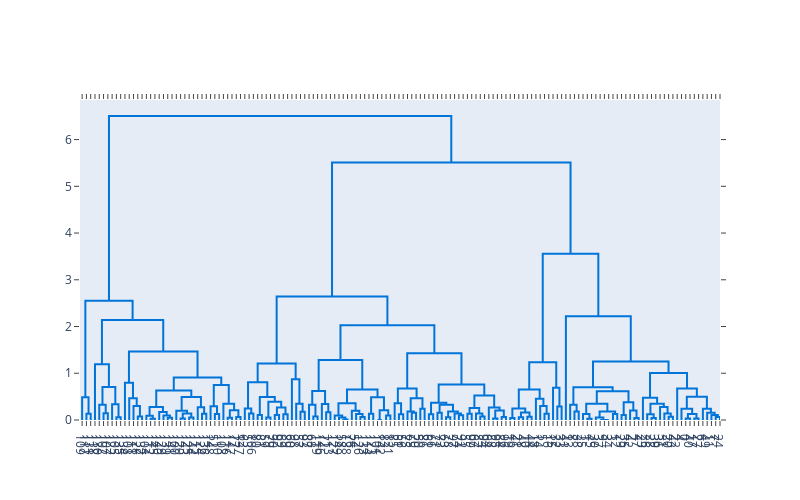

Here is the notebook cell this chart was saved with:
### Code cell
# Create the dendrogram
fig = ff.create_dendrogram(df_iris_pca, color_threshold=0)
fig.update_layout(width=800, height=500)
fig.show()

### Figure 1 — Plotly figure (JSON) as saved in the notebook; plotly's stock layout.template omitted (floating-point values rounded to 4 significant figures; data arrays with more than 128 entries replaced by an {"elided": "..."} marker saying what was removed)
{"data": [{"hoverinfo": "text", "marker": {"color": "rgb(0,116,217)"}, "mode": "lines", "type": "scatter", "x": [15, 15, 25, 25], "xaxis": "x", "y": [0, 0.1347, 0.1347, 0], "yaxis": "y"}, {"hoverinfo": "text", "marker": {"color": "rgb(0,116,217)"}, "mode": "lines", "type": "scatter", "x": [5, 5, 20, 20], "xaxis": "x", "y": [0, 0.4887, 0.4887, 0.1347], "yaxis": "y"}, {"hoverinfo": "text", "marker": {"color": "rgb(0,116,217)"}, "mode": "lines", "type": "scatter", "x": [55, 55, 65, 65], "xaxis": "x", "y": [0, 0.1454, 0.1454, 0], "yaxis": "y"}, {"hoverinfo": "text", "marker": {"color": "rgb(0,116,217)"}, "mode": "lines", "type": "scatter", "x": [45, 45, 60, 60], "xaxis": "x", "y": [0, 0.3248, 0.3248, 0.1454], "yaxis": "y"}, {"hoverinfo": "text", "marker": {"color": "rgb(0,116,217)"}, "mode": "lines", "type": "scatter", "x": [85, 85, 95, 95], "xaxis": "x", "y": [0, 0.05995, 0.05995, 0], "yaxis": "y"}, {"hoverinfo": "text", "marker": {"color": "rgb(0,116,217)"}, "mode": "lines", "type": "scatter", "x": [75, 75, 90, 90], "xaxis": "x", "y": [0, 0.3345, 0.3345, 0.05995], "yaxis": "y"}, {"hoverinfo": "text", "marker": {"color": "rgb(0,116,217)"}, "mode": "lines", "type": "scatter", "x": [52.5, 52.5, 82.5, 82.5], "xaxis": "x", "y": [0.3248, 0.7068, 0.7068, 0.3345], "yaxis": "y"}, {"hoverinfo": "text", "marker": {"color": "rgb(0,116,217)"}, "mode": "lines", "type": "scatter", "x": [35, 35, 67.5, 67.5], "xaxis": "x", "y": [0, 1.195, 1.195, 0.7068], "yaxis": "y"}, {"hoverinfo": "text", "marker": {"color": "rgb(0,116,217)"}, "mode": "lines", "type": "scatter", "x": [135, 135, 145, 145], "xaxis": "x", "y": [0, 0.07384, 0.07384, 0], "yaxis": "y"}, {"hoverinfo": "text", "marker": {"color": "rgb(0,116,217)"}, "mode": "lines", "type": "scatter", "x": [125, 125, 140, 140], "xaxis": "x", "y": [0, 0.2975, 0.2975, 0.07384], "yaxis": "y"}, {"hoverinfo": "text", "marker": {"color": "rgb(0,116,217)"}, "mode": "lines", "type": "scatter", "x": [115, 115, 132.5, 132.5], "xaxis": "x", "y": [0, 0.4659, 0.4659, 0.2975], "yaxis": "y"}, {"hoverinfo": "text", "marker": {"color": "rgb(0,116,217)"}, "mode": "lines", "type": "scatter", "x": [105, 105, 123.8, 123.8], "xaxis": "x", "y": [0, 0.7987, 0.7987, 0.4659], "yaxis": "y"}, {"hoverinfo": "text", "marker": {"color": "rgb(0,116,217)"}, "mode": "lines", "type": "scatter", "x": [165, 165, 175, 175], "xaxis": "x", "y": [0, 0.02407, 0.02407, 0], "yaxis": "y"}, {"hoverinfo": "text", "marker": {"color": "rgb(0,116,217)"}, "mode": "lines", "type": "scatter", "x": [155, 155, 170, 170], "xaxis": "x", "y": [0, 0.08827, 0.08827, 0.02407], "yaxis": "y"}, {"hoverinfo": "text", "marker": {"color": "rgb(0,116,217)"}, "mode": "lines", "type": "scatter", "x": [205, 205, 215, 215], "xaxis": "x", "y": [0, 0.04972, 0.04972, 0], "yaxis": "y"}, {"hoverinfo": "text", "marker": {"color": "rgb(0,116,217)"}, "mode": "lines", "type": "scatter", "x": [195, 195, 210, 210], "xaxis": "x", "y": [0, 0.0967, 0.0967, 0.04972], "yaxis": "y"}, {"hoverinfo": "text", "marker": {"color": "rgb(0,116,217)"}, "mode": "lines", "type": "scatter", "x": [185, 185, 202.5, 202.5], "xaxis": "x", "y": [0, 0.1716, 0.1716, 0.0967], "yaxis": "y"}, {"hoverinfo": "text", "marker": {"color": "rgb(0,116,217)"}, "mode": "lines", "type": "scatter", "x": [162.5, 162.5, 193.8, 193.8], "xaxis": "x", "y": [0.08827, 0.2779, 0.2779, 0.1716], "yaxis": "y"}, {"hoverinfo": "text", "marker": {"color": "rgb(0,116,217)"}, "mode": "lines", "type": "scatter", "x": [235, 235, 245, 245], "xaxis": "x", "y": [0, 0.03131, 0.03131, 0], "yaxis": "y"}, {"hoverinfo": "text", "marker": {"color": "rgb(0,116,217)"}, "mode": "lines", "type": "scatter", "x": [255, 255, 265, 265], "xaxis": "x", "y": [0, 0.05102, 0.05102, 0], "yaxis": "y"}, {"hoverinfo": "text", "marker": {"color": "rgb(0,116,217)"}, "mode": "lines", "type": "scatter", "x": [240, 240, 260, 260], "xaxis": "x", "y": [0.03131, 0.1376, 0.1376, 0.05102], "yaxis": "y"}, {"hoverinfo": "text", "marker": {"color": "rgb(0,116,217)"}, "mode": "lines", "type": "scatter", "x": [225, 225, 250, 250], "xaxis": "x", "y": [0, 0.1953, 0.1953, 0.1376], "yaxis": "y"}, {"hoverinfo": "text", "marker": {"color": "rgb(0,116,217)"}, "mode": "lines", "type": "scatter", "x": [285, 285, 295, 295], "xaxis": "x", "y": [0, 0.1328, 0.1328, 0], "yaxis": "y"}, {"hoverinfo": "text", "marker": {"color": "rgb(0,116,217)"}, "mode": "lines", "type": "scatter", "x": [275, 275, 290, 290], "xaxis": "x", "y": [0, 0.2734, 0.2734, 0.1328], "yaxis": "y"}, {"hoverinfo": "text", "marker": {"color": "rgb(0,116,217)"}, "mode": "lines", "type": "scatter", "x": [237.5, 237.5, 282.5, 282.5], "xaxis": "x", "y": [0.1953, 0.4945, 0.4945, 0.2734], "yaxis": "y"}, {"hoverinfo": "text", "marker": {"color": "rgb(0,116,217)"}, "mode": "lines", "type": "scatter", "x": [178.1, 178.1, 260, 260], "xaxis": "x", "y": [0.2779, 0.6333, 0.6333, 0.4945], "yaxis": "y"}, {"hoverinfo": "text", "marker": {"color": "rgb(0,116,217)"}, "mode": "lines", "type": "scatter", "x": [315, 315, 325, 325], "xaxis": "x", "y": [0, 0.1297, 0.1297, 0], "yaxis": "y"}, {"hoverinfo": "text", "marker": {"color": "rgb(0,116,217)"}, "mode": "lines", "type": "scatter", "x": [305, 305, 320, 320], "xaxis": "x", "y": [0, 0.2932, 0.2932, 0.1297], "yaxis": "y"}, {"hoverinfo": "text", "marker": {"color": "rgb(0,116,217)"}, "mode": "lines", "type": "scatter", "x": [345, 345, 355, 355], "xaxis": "x", "y": [0, 0.04972, 0.04972, 0], "yaxis": "y"}, {"hoverinfo": "text", "marker": {"color": "rgb(0,116,217)"}, "mode": "lines", "type": "scatter", "x": [365, 365, 375, 375], "xaxis": "x", "y": [0, 0.06303, 0.06303, 0], "yaxis": "y"}, {"hoverinfo": "text", "marker": {"color": "rgb(0,116,217)"}, "mode": "lines", "type": "scatter", "x": [350, 350, 370, 370], "xaxis": "x", "y": [0.04972, 0.2105, 0.2105, 0.06303], "yaxis": "y"}, {"hoverinfo": "text", "marker": {"color": "rgb(0,116,217)"}, "mode": "lines", "type": "scatter", "x": [335, 335, 360, 360], "xaxis": "x", "y": [0, 0.3479, 0.3479, 0.2105], "yaxis": "y"}, {"hoverinfo": "text", "marker": {"color": "rgb(0,116,217)"}, "mode": "lines", "type": "scatter", "x": [312.5, 312.5, 347.5, 347.5], "xaxis": "x", "y": [0.2932, 0.7469, 0.7469, 0.3479], "yaxis": "y"}, {"hoverinfo": "text", "marker": {"color": "rgb(0,116,217)"}, "mode": "lines", "type": "scatter", "x": [219.1, 219.1, 330, 330], "xaxis": "x", "y": [0.6333, 0.908, 0.908, 0.7469], "yaxis": "y"}, {"hoverinfo": "text", "marker": {"color": "rgb(0,116,217)"}, "mode": "lines", "type": "scatter", "x": [114.4, 114.4, 274.5, 274.5], "xaxis": "x", "y": [0.7987, 1.465, 1.465, 0.908], "yaxis": "y"}, {"hoverinfo": "text", "marker": {"color": "rgb(0,116,217)"}, "mode": "lines", "type": "scatter", "x": [51.25, 51.25, 194.5, 194.5], "xaxis": "x", "y": [1.195, 2.14, 2.14, 1.465], "yaxis": "y"}, {"hoverinfo": "text", "marker": {"color": "rgb(0,116,217)"}, "mode": "lines", "type": "scatter", "x": [12.5, 12.5, 122.9, 122.9], "xaxis": "x", "y": [0.4887, 2.553, 2.553, 2.14], "yaxis": "y"}, {"hoverinfo": "text", "marker": {"color": "rgb(0,116,217)"}, "mode": "lines", "type": "scatter", "x": [395, 395, 405, 405], "xaxis": "x", "y": [0, 0.1408, 0.1408, 0], "yaxis": "y"}, {"hoverinfo": "text", "marker": {"color": "rgb(0,116,217)"}, "mode": "lines", "type": "scatter", "x": [385, 385, 400, 400], "xaxis": "x", "y": [0, 0.2474, 0.2474, 0.1408], "yaxis": "y"}, {"hoverinfo": "text", "marker": {"color": "rgb(0,116,217)"}, "mode": "lines", "type": "scatter", "x": [415, 415, 425, 425], "xaxis": "x", "y": [0, 0.1067, 0.1067, 0], "yaxis": "y"}, {"hoverinfo": "text", "marker": {"color": "rgb(0,116,217)"}, "mode": "lines", "type": "scatter", "x": [435, 435, 445, 445], "xaxis": "x", "y": [0, 0.05277, 0.05277, 0], "yaxis": "y"}, {"hoverinfo": "text", "marker": {"color": "rgb(0,116,217)"}, "mode": "lines", "type": "scatter", "x": [455, 455, 465, 465], "xaxis": "x", "y": [0, 0.1058, 0.1058, 0], "yaxis": "y"}, {"hoverinfo": "text", "marker": {"color": "rgb(0,116,217)"}, "mode": "lines", "type": "scatter", "x": [475, 475, 485, 485], "xaxis": "x", "y": [0, 0.1212, 0.1212, 0], "yaxis": "y"}, {"hoverinfo": "text", "marker": {"color": "rgb(0,116,217)"}, "mode": "lines", "type": "scatter", "x": [460, 460, 480, 480], "xaxis": "x", "y": [0.1058, 0.2666, 0.2666, 0.1212], "yaxis": "y"}, {"hoverinfo": "text", "marker": {"color": "rgb(0,116,217)"}, "mode": "lines", "type": "scatter", "x": [440, 440, 470, 470], "xaxis": "x", "y": [0.05277, 0.388, 0.388, 0.2666], "yaxis": "y"}, {"hoverinfo": "text", "marker": {"color": "rgb(0,116,217)"}, "mode": "lines", "type": "scatter", "x": [420, 420, 455, 455], "xaxis": "x", "y": [0.1067, 0.4917, 0.4917, 0.388], "yaxis": "y"}, {"hoverinfo": "text", "marker": {"color": "rgb(0,116,217)"}, "mode": "lines", "type": "scatter", "x": [392.5, 392.5, 437.5, 437.5], "xaxis": "x", "y": [0.2474, 0.8076, 0.8076, 0.4917], "yaxis": "y"}, {"hoverinfo": "text", "marker": {"color": "rgb(0,116,217)"}, "mode": "lines", "type": "scatter", "x": [515, 515, 525, 525], "xaxis": "x", "y": [0, 0.1771, 0.1771, 0], "yaxis": "y"}, {"hoverinfo": "text", "marker": {"color": "rgb(0,116,217)"}, "mode": "lines", "type": "scatter", "x": [505, 505, 520, 520], "xaxis": "x", "y": [0, 0.3502, 0.3502, 0.1771], "yaxis": "y"}, {"hoverinfo": "text", "marker": {"color": "rgb(0,116,217)"}, "mode": "lines", "type": "scatter", "x": [495, 495, 512.5, 512.5], "xaxis": "x", "y": [0, 0.8704, 0.8704, 0.3502], "yaxis": "y"}, {"hoverinfo": "text", "marker": {"color": "rgb(0,116,217)"}, "mode": "lines", "type": "scatter", "x": [415, 415, 503.8, 503.8], "xaxis": "x", "y": [0.8076, 1.208, 1.208, 0.8704], "yaxis": "y"}, {"hoverinfo": "text", "marker": {"color": "rgb(0,116,217)"}, "mode": "lines", "type": "scatter", "x": [545, 545, 555, 555], "xaxis": "x", "y": [0, 0.07521, 0.07521, 0], "yaxis": "y"}, {"hoverinfo": "text", "marker": {"color": "rgb(0,116,217)"}, "mode": "lines", "type": "scatter", "x": [535, 535, 550, 550], "xaxis": "x", "y": [0, 0.3288, 0.3288, 0.07521], "yaxis": "y"}, {"hoverinfo": "text", "marker": {"color": "rgb(0,116,217)"}, "mode": "lines", "type": "scatter", "x": [575, 575, 585, 585], "xaxis": "x", "y": [0, 0.1643, 0.1643, 0], "yaxis": "y"}, {"hoverinfo": "text", "marker": {"color": "rgb(0,116,217)"}, "mode": "lines", "type": "scatter", "x": [565, 565, 580, 580], "xaxis": "x", "y": [0, 0.3425, 0.3425, 0.1643], "yaxis": "y"}, {"hoverinfo": "text", "marker": {"color": "rgb(0,116,217)"}, "mode": "lines", "type": "scatter", "x": [542.5, 542.5, 572.5, 572.5], "xaxis": "x", "y": [0.3288, 0.6178, 0.6178, 0.3425], "yaxis": "y"}, {"hoverinfo": "text", "marker": {"color": "rgb(0,116,217)"}, "mode": "lines", "type": "scatter", "x": [615, 615, 625, 625], "xaxis": "x", "y": [0, 0.01168, 0.01168, 0], "yaxis": "y"}, {"hoverinfo": "text", "marker": {"color": "rgb(0,116,217)"}, "mode": "lines", "type": "scatter", "x": [605, 605, 620, 620], "xaxis": "x", "y": [0, 0.05545, 0.05545, 0.01168], "yaxis": "y"}, {"hoverinfo": "text", "marker": {"color": "rgb(0,116,217)"}, "mode": "lines", "type": "scatter", "x": [595, 595, 612.5, 612.5], "xaxis": "x", "y": [0, 0.09865, 0.09865, 0.05545], "yaxis": "y"}, {"hoverinfo": "text", "marker": {"color": "rgb(0,116,217)"}, "mode": "lines", "type": "scatter", "x": [655, 655, 665, 665], "xaxis": "x", "y": [0, 0.06353, 0.06353, 0], "yaxis": "y"}, {"hoverinfo": "text", "marker": {"color": "rgb(0,116,217)"}, "mode": "lines", "type": "scatter", "x": [645, 645, 660, 660], "xaxis": "x", "y": [0, 0.13, 0.13, 0.06353], "yaxis": "y"}, {"hoverinfo": "text", "marker": {"color": "rgb(0,116,217)"}, "mode": "lines", "type": "scatter", "x": [635, 635, 652.5, 652.5], "xaxis": "x", "y": [0, 0.1992, 0.1992, 0.13], "yaxis": "y"}, {"hoverinfo": "text", "marker": {"color": "rgb(0,116,217)"}, "mode": "lines", "type": "scatter", "x": [603.8, 603.8, 643.8, 643.8], "xaxis": "x", "y": [0.09865, 0.3604, 0.3604, 0.1992], "yaxis": "y"}, {"hoverinfo": "text", "marker": {"color": "rgb(0,116,217)"}, "mode": "lines", "type": "scatter", "x": [675, 675, 685, 685], "xaxis": "x", "y": [0, 0.1346, 0.1346, 0], "yaxis": "y"}, {"hoverinfo": "text", "marker": {"color": "rgb(0,116,217)"}, "mode": "lines", "type": "scatter", "x": [695, 695, 705, 705], "xaxis": "x", "y": [0, 0, 0, 0], "yaxis": "y"}, {"hoverinfo": "text", "marker": {"color": "rgb(0,116,217)"}, "mode": "lines", "type": "scatter", "x": [715, 715, 725, 725], "xaxis": "x", "y": [0, 0.09695, 0.09695, 0], "yaxis": "y"}, {"hoverinfo": "text", "marker": {"color": "rgb(0,116,217)"}, "mode": "lines", "type": "scatter", "x": [700, 700, 720, 720], "xaxis": "x", "y": [0, 0.2067, 0.2067, 0.09695], "yaxis": "y"}, {"hoverinfo": "text", "marker": {"color": "rgb(0,116,217)"}, "mode": "lines", "type": "scatter", "x": [680, 680, 710, 710], "xaxis": "x", "y": [0.1346, 0.489, 0.489, 0.2067], "yaxis": "y"}, {"hoverinfo": "text", "marker": {"color": "rgb(0,116,217)"}, "mode": "lines", "type": "scatter", "x": [623.8, 623.8, 695, 695], "xaxis": "x", "y": [0.3604, 0.6552, 0.6552, 0.489], "yaxis": "y"}, {"hoverinfo": "text", "marker": {"color": "rgb(0,116,217)"}, "mode": "lines", "type": "scatter", "x": [557.5, 557.5, 659.4, 659.4], "xaxis": "x", "y": [0.6178, 1.285, 1.285, 0.6552], "yaxis": "y"}, {"hoverinfo": "text", "marker": {"color": "rgb(0,116,217)"}, "mode": "lines", "type": "scatter", "x": [745, 745, 755, 755], "xaxis": "x", "y": [0, 0.1231, 0.1231, 0], "yaxis": "y"}, {"hoverinfo": "text", "marker": {"color": "rgb(0,116,217)"}, "mode": "lines", "type": "scatter", "x": [735, 735, 750, 750], "xaxis": "x", "y": [0, 0.36, 0.36, 0.1231], "yaxis": "y"}, {"hoverinfo": "text", "marker": {"color": "rgb(0,116,217)"}, "mode": "lines", "type": "scatter", "x": [775, 775, 785, 785], "xaxis": "x", "y": [0, 0.1532, 0.1532, 0], "yaxis": "y"}, {"hoverinfo": "text", "marker": {"color": "rgb(0,116,217)"}, "mode": "lines", "type": "scatter", "x": [765, 765, 780, 780], "xaxis": "x", "y": [0, 0.1799, 0.1799, 0.1532], "yaxis": "y"}, {"hoverinfo": "text", "marker": {"color": "rgb(0,116,217)"}, "mode": "lines", "type": "scatter", "x": [795, 795, 805, 805], "xaxis": "x", "y": [0, 0.2393, 0.2393, 0], "yaxis": "y"}, {"hoverinfo": "text", "marker": {"color": "rgb(0,116,217)"}, "mode": "lines", "type": "scatter", "x": [772.5, 772.5, 800, 800], "xaxis": "x", "y": [0.1799, 0.4677, 0.4677, 0.2393], "yaxis": "y"}, {"hoverinfo": "text", "marker": {"color": "rgb(0,116,217)"}, "mode": "lines", "type": "scatter", "x": [742.5, 742.5, 786.2, 786.2], "xaxis": "x", "y": [0.36, 0.6742, 0.6742, 0.4677], "yaxis": "y"}, {"hoverinfo": "text", "marker": {"color": "rgb(0,116,217)"}, "mode": "lines", "type": "scatter", "x": [815, 815, 825, 825], "xaxis": "x", "y": [0, 0.125, 0.125, 0], "yaxis": "y"}, {"hoverinfo": "text", "marker": {"color": "rgb(0,116,217)"}, "mode": "lines", "type": "scatter", "x": [835, 835, 845, 845], "xaxis": "x", "y": [0, 0.1566, 0.1566, 0], "yaxis": "y"}, {"hoverinfo": "text", "marker": {"color": "rgb(0,116,217)"}, "mode": "lines", "type": "scatter", "x": [855, 855, 865, 865], "xaxis": "x", "y": [0, 0.05888, 0.05888, 0], "yaxis": "y"}, {"hoverinfo": "text", "marker": {"color": "rgb(0,116,217)"}, "mode": "lines", "type": "scatter", "x": [885, 885, 895, 895], "xaxis": "x", "y": [0, 0.1018, 0.1018, 0], "yaxis": "y"}, {"hoverinfo": "text", "marker": {"color": "rgb(0,116,217)"}, "mode": "lines", "type": "scatter", "x": [875, 875, 890, 890], "xaxis": "x", "y": [0, 0.1364, 0.1364, 0.1018], "yaxis": "y"}, {"hoverinfo": "text", "marker": {"color": "rgb(0,116,217)"}, "mode": "lines", "type": "scatter", "x": [860, 860, 882.5, 882.5], "xaxis": "x", "y": [0.05888, 0.182, 0.182, 0.1364], "yaxis": "y"}, {"hoverinfo": "text", "marker": {"color": "rgb(0,116,217)"}, "mode": "lines", "type": "scatter", "x": [840, 840, 871.2, 871.2], "xaxis": "x", "y": [0.1566, 0.3285, 0.3285, 0.182], "yaxis": "y"}, {"hoverinfo": "text", "marker": {"color": "rgb(0,116,217)"}, "mode": "lines", "type": "scatter", "x": [820, 820, 855.6, 855.6], "xaxis": "x", "y": [0.125, 0.3675, 0.3675, 0.3285], "yaxis": "y"}, {"hoverinfo": "text", "marker": {"color": "rgb(0,116,217)"}, "mode": "lines", "type": "scatter", "x": [905, 905, 915, 915], "xaxis": "x", "y": [0, 0.1315, 0.1315, 0], "yaxis": "y"}, {"hoverinfo": "text", "marker": {"color": "rgb(0,116,217)"}, "mode": "lines", "type": "scatter", "x": [935, 935, 945, 945], "xaxis": "x", "y": [0, 0.07613, 0.07613, 0], "yaxis": "y"}, {"hoverinfo": "text", "marker": {"color": "rgb(0,116,217)"}, "mode": "lines", "type": "scatter", "x": [925, 925, 940, 940], "xaxis": "x", "y": [0, 0.1403, 0.1403, 0.07613], "yaxis": "y"}, {"hoverinfo": "text", "marker": {"color": "rgb(0,116,217)"}, "mode": "lines", "type": "scatter", "x": [910, 910, 932.5, 932.5], "xaxis": "x", "y": [0.1315, 0.2573, 0.2573, 0.1403], "yaxis": "y"}, {"hoverinfo": "text", "marker": {"color": "rgb(0,116,217)"}, "mode": "lines", "type": "scatter", "x": [965, 965, 975, 975], "xaxis": "x", "y": [0, 0.0327, 0.0327, 0], "yaxis": "y"}, {"hoverinfo": "text", "marker": {"color": "rgb(0,116,217)"}, "mode": "lines", "type": "scatter", "x": [985, 985, 995, 995], "xaxis": "x", "y": [0, 0.06655, 0.06655, 0], "yaxis": "y"}, {"hoverinfo": "text", "marker": {"color": "rgb(0,116,217)"}, "mode": "lines", "type": "scatter", "x": [970, 970, 990, 990], "xaxis": "x", "y": [0.0327, 0.2042, 0.2042, 0.06655], "yaxis": "y"}, {"hoverinfo": "text", "marker": {"color": "rgb(0,116,217)"}, "mode": "lines", "type": "scatter", "x": [955, 955, 980, 980], "xaxis": "x", "y": [0, 0.2684, 0.2684, 0.2042], "yaxis": "y"}, {"hoverinfo": "text", "marker": {"color": "rgb(0,116,217)"}, "mode": "lines", "type": "scatter", "x": [921.2, 921.2, 967.5, 967.5], "xaxis": "x", "y": [0.2573, 0.5238, 0.5238, 0.2684], "yaxis": "y"}, {"hoverinfo": "text", "marker": {"color": "rgb(0,116,217)"}, "mode": "lines", "type": "scatter", "x": [837.8, 837.8, 944.4, 944.4], "xaxis": "x", "y": [0.3675, 0.7581, 0.7581, 0.5238], "yaxis": "y"}, {"hoverinfo": "text", "marker": {"color": "rgb(0,116,217)"}, "mode": "lines", "type": "scatter", "x": [764.4, 764.4, 891.1, 891.1], "xaxis": "x", "y": [0.6742, 1.427, 1.427, 0.7581], "yaxis": "y"}, {"hoverinfo": "text", "marker": {"color": "rgb(0,116,217)"}, "mode": "lines", "type": "scatter", "x": [608.4, 608.4, 827.7, 827.7], "xaxis": "x", "y": [1.285, 2.025, 2.025, 1.427], "yaxis": "y"}, {"hoverinfo": "text", "marker": {"color": "rgb(0,116,217)"}, "mode": "lines", "type": "scatter", "x": [459.4, 459.4, 718.1, 718.1], "xaxis": "x", "y": [1.208, 2.64, 2.64, 2.025], "yaxis": "y"}, {"hoverinfo": "text", "marker": {"color": "rgb(0,116,217)"}, "mode": "lines", "type": "scatter", "x": [1005, 1005, 1015, 1015], "xaxis": "x", "y": [0, 0.0411, 0.0411, 0], "yaxis": "y"}, {"hoverinfo": "text", "marker": {"color": "rgb(0,116,217)"}, "mode": "lines", "type": "scatter", "x": [1025, 1025, 1035, 1035], "xaxis": "x", "y": [0, 0.05777, 0.05777, 0], "yaxis": "y"}, {"hoverinfo": "text", "marker": {"color": "rgb(0,116,217)"}, "mode": "lines", "type": "scatter", "x": [1045, 1045, 1055, 1055], "xaxis": "x", "y": [0, 0.07067, 0.07067, 0], "yaxis": "y"}, {"hoverinfo": "text", "marker": {"color": "rgb(0,116,217)"}, "mode": "lines", "type": "scatter", "x": [1030, 1030, 1050, 1050], "xaxis": "x", "y": [0.05777, 0.1604, 0.1604, 0.07067], "yaxis": "y"}, {"hoverinfo": "text", "marker": {"color": "rgb(0,116,217)"}, "mode": "lines", "type": "scatter", "x": [1010, 1010, 1040, 1040], "xaxis": "x", "y": [0.0411, 0.2462, 0.2462, 0.1604], "yaxis": "y"}, {"hoverinfo": "text", "marker": {"color": "rgb(0,116,217)"}, "mode": "lines", "type": "scatter", "x": [1085, 1085, 1095, 1095], "xaxis": "x", "y": [0, 0.1315, 0.1315, 0], "yaxis": "y"}, {"hoverinfo": "text", "marker": {"color": "rgb(0,116,217)"}, "mode": "lines", "type": "scatter", "x": [1075, 1075, 1090, 1090], "xaxis": "x", "y": [0, 0.2973, 0.2973, 0.1315], "yaxis": "y"}, {"hoverinfo": "text", "marker": {"color": "rgb(0,116,217)"}, "mode": "lines", "type": "scatter", "x": [1065, 1065, 1082.0, 1082.0], "xaxis": "x", "y": [0, 0.455, 0.455, 0.2973], "yaxis": "y"}, {"hoverinfo": "text", "marker": {"color": "rgb(0,116,217)"}, "mode": "lines", "type": "scatter", "x": [1025, 1025, 1074.0, 1074.0], "xaxis": "x", "y": [0.2462, 0.6534, 0.6534, 0.455], "yaxis": "y"}, {"hoverinfo": "text", "marker": {"color": "rgb(0,116,217)"}, "mode": "lines", "type": "scatter", "x": [1115, 1115, 1125, 1125], "xaxis": "x", "y": [0, 0.2895, 0.2895, 0], "yaxis": "y"}, {"hoverinfo": "text", "marker": {"color": "rgb(0,116,217)"}, "mode": "lines", "type": "scatter", "x": [1105, 1105, 1120, 1120], "xaxis": "x", "y": [0, 0.6899, 0.6899, 0.2895], "yaxis": "y"}, {"hoverinfo": "text", "marker": {"color": "rgb(0,116,217)"}, "mode": "lines", "type": "scatter", "x": [1049.0, 1049.0, 1112.0, 1112.0], "xaxis": "x", "y": [0.6534, 1.234, 1.234, 0.6899], "yaxis": "y"}, {"hoverinfo": "text", "marker": {"color": "rgb(0,116,217)"}, "mode": "lines", "type": "scatter", "x": [1155, 1155, 1165, 1165], "xaxis": "x", "y": [0, 0.1817, 0.1817, 0], "yaxis": "y"}, {"hoverinfo": "text", "marker": {"color": "rgb(0,116,217)"}, "mode": "lines", "type": "scatter", "x": [1145, 1145, 1160, 1160], "xaxis": "x", "y": [0, 0.3247, 0.3247, 0.1817], "yaxis": "y"}, {"hoverinfo": "text", "marker": {"color": "rgb(0,116,217)"}, "mode": "lines", "type": "scatter", "x": [1185, 1185, 1195, 1195], "xaxis": "x", "y": [0, 0.02888, 0.02888, 0], "yaxis": "y"}, {"hoverinfo": "text", "marker": {"color": "rgb(0,116,217)"}, "mode": "lines", "type": "scatter", "x": [1175, 1175, 1190, 1190], "xaxis": "x", "y": [0, 0.1303, 0.1303, 0.02888], "yaxis": "y"}, {"hoverinfo": "text", "marker": {"color": "rgb(0,116,217)"}, "mode": "lines", "type": "scatter", "x": [1225, 1225, 1235, 1235], "xaxis": "x", "y": [0, 0, 0, 0], "yaxis": "y"}, {"hoverinfo": "text", "marker": {"color": "rgb(0,116,217)"}, "mode": "lines", "type": "scatter", "x": [1215, 1215, 1230, 1230], "xaxis": "x", "y": [0, 0, 0, 0], "yaxis": "y"}, {"hoverinfo": "text", "marker": {"color": "rgb(0,116,217)"}, "mode": "lines", "type": "scatter", "x": [1205, 1205, 1222.0, 1222.0], "xaxis": "x", "y": [0, 0.05255, 0.05255, 0], "yaxis": "y"}, {"hoverinfo": "text", "marker": {"color": "rgb(0,116,217)"}, "mode": "lines", "type": "scatter", "x": [1245, 1245, 1255, 1255], "xaxis": "x", "y": [0, 0.1262, 0.1262, 0], "yaxis": "y"}, {"hoverinfo": "text", "marker": {"color": "rgb(0,116,217)"}, "mode": "lines", "type": "scatter", "x": [1214.0, 1214.0, 1250, 1250], "xaxis": "x", "y": [0.05255, 0.181, 0.181, 0.1262], "yaxis": "y"}, {"hoverinfo": "text", "marker": {"color": "rgb(0,116,217)"}, "mode": "lines", "type": "scatter", "x": [1182.0, 1182.0, 1232.0, 1232.0], "xaxis": "x", "y": [0.1303, 0.3484, 0.3484, 0.181], "yaxis": "y"}, {"hoverinfo": "text", "marker": {"color": "rgb(0,116,217)"}, "mode": "lines", "type": "scatter", "x": [1265, 1265, 1275, 1275], "xaxis": "x", "y": [0, 0.1058, 0.1058, 0], "yaxis": "y"}, {"hoverinfo": "text", "marker": {"color": "rgb(0,116,217)"}, "mode": "lines", "type": "scatter", "x": [1295, 1295, 1305, 1305], "xaxis": "x", "y": [0, 0.04165, 0.04165, 0], "yaxis": "y"}, {"hoverinfo": "text", "marker": {"color": "rgb(0,116,217)"}, "mode": "lines", "type": "scatter", "x": [1285, 1285, 1300, 1300], "xaxis": "x", "y": [0, 0.2046, 0.2046, 0.04165], "yaxis": "y"}, {"hoverinfo": "text", "marker": {"color": "rgb(0,116,217)"}, "mode": "lines", "type": "scatter", "x": [1270, 1270, 1292.0, 1292.0], "xaxis": "x", "y": [0.1058, 0.3802, 0.3802, 0.2046], "yaxis": "y"}, {"hoverinfo": "text", "marker": {"color": "rgb(0,116,217)"}, "mode": "lines", "type": "scatter", "x": [1207.0, 1207.0, 1281.0, 1281.0], "xaxis": "x", "y": [0.3484, 0.6166, 0.6166, 0.3802], "yaxis": "y"}, {"hoverinfo": "text", "marker": {"color": "rgb(0,116,217)"}, "mode": "lines", "type": "scatter", "x": [1152.0, 1152.0, 1244.0, 1244.0], "xaxis": "x", "y": [0.3247, 0.6997, 0.6997, 0.6166], "yaxis": "y"}, {"hoverinfo": "text", "marker": {"color": "rgb(0,116,217)"}, "mode": "lines", "type": "scatter", "x": [1335, 1335, 1345, 1345], "xaxis": "x", "y": [0, 0.04165, 0.04165, 0], "yaxis": "y"}, {"hoverinfo": "text", "marker": {"color": "rgb(0,116,217)"}, "mode": "lines", "type": "scatter", "x": [1325, 1325, 1340, 1340], "xaxis": "x", "y": [0, 0.1212, 0.1212, 0.04165], "yaxis": "y"}, {"hoverinfo": "text", "marker": {"color": "rgb(0,116,217)"}, "mode": "lines", "type": "scatter", "x": [1375, 1375, 1385, 1385], "xaxis": "x", "y": [0, 0.06959, 0.06959, 0], "yaxis": "y"}, {"hoverinfo": "text", "marker": {"color": "rgb(0,116,217)"}, "mode": "lines", "type": "scatter", "x": [1365, 1365, 1380, 1380], "xaxis": "x", "y": [0, 0.1389, 0.1389, 0.06959], "yaxis": "y"}, {"hoverinfo": "text", "marker": {"color": "rgb(0,116,217)"}, "mode": "lines", "type": "scatter", "x": [1355, 1355, 1372.0, 1372.0], "xaxis": "x", "y": [0, 0.2807, 0.2807, 0.1389], "yaxis": "y"}, {"hoverinfo": "text", "marker": {"color": "rgb(0,116,217)"}, "mode": "lines", "type": "scatter", "x": [1332.0, 1332.0, 1364.0, 1364.0], "xaxis": "x", "y": [0.1212, 0.3454, 0.3454, 0.2807], "yaxis": "y"}, {"hoverinfo": "text", "marker": {"color": "rgb(0,116,217)"}, "mode": "lines", "type": "scatter", "x": [1315, 1315, 1348.0, 1348.0], "xaxis": "x", "y": [0, 0.4779, 0.4779, 0.3454], "yaxis": "y"}, {"hoverinfo": "text", "marker": {"color": "rgb(0,116,217)"}, "mode": "lines", "type": "scatter", "x": [1415, 1415, 1425, 1425], "xaxis": "x", "y": [0, 0.0327, 0.0327, 0], "yaxis": "y"}, {"hoverinfo": "text", "marker": {"color": "rgb(0,116,217)"}, "mode": "lines", "type": "scatter", "x": [1435, 1435, 1445, 1445], "xaxis": "x", "y": [0, 0.0327, 0.0327, 0], "yaxis": "y"}, {"hoverinfo": "text", "marker": {"color": "rgb(0,116,217)"}, "mode": "lines", "type": "scatter", "x": [1420, 1420, 1440, 1440], "xaxis": "x", "y": [0.0327, 0.1271, 0.1271, 0.0327], "yaxis": "y"}, {"hoverinfo": "text", "marker": {"color": "rgb(0,116,217)"}, "mode": "lines", "type": "scatter", "x": [1405, 1405, 1430, 1430], "xaxis": "x", "y": [0, 0.242, 0.242, 0.1271], "yaxis": "y"}, {"hoverinfo": "text", "marker": {"color": "rgb(0,116,217)"}, "mode": "lines", "type": "scatter", "x": [1485, 1485, 1495, 1495], "xaxis": "x", "y": [0, 0.06262, 0.06262, 0], "yaxis": "y"}, {"hoverinfo": "text", "marker": {"color": "rgb(0,116,217)"}, "mode": "lines", "type": "scatter", "x": [1475, 1475, 1490, 1490], "xaxis": "x", "y": [0, 0.1081, 0.1081, 0.06262], "yaxis": "y"}, {"hoverinfo": "text", "marker": {"color": "rgb(0,116,217)"}, "mode": "lines", "type": "scatter", "x": [1465, 1465, 1482.0, 1482.0], "xaxis": "x", "y": [0, 0.1541, 0.1541, 0.1081], "yaxis": "y"}, {"hoverinfo": "text", "marker": {"color": "rgb(0,116,217)"}, "mode": "lines", "type": "scatter", "x": [1455, 1455, 1474.0, 1474.0], "xaxis": "x", "y": [0, 0.2428, 0.2428, 0.1541], "yaxis": "y"}, {"hoverinfo": "text", "marker": {"color": "rgb(0,116,217)"}, "mode": "lines", "type": "scatter", "x": [1418.0, 1418.0, 1464.0, 1464.0], "xaxis": "x", "y": [0.242, 0.4949, 0.4949, 0.2428], "yaxis": "y"}, {"hoverinfo": "text", "marker": {"color": "rgb(0,116,217)"}, "mode": "lines", "type": "scatter", "x": [1395, 1395, 1441.0, 1441.0], "xaxis": "x", "y": [0, 0.6715, 0.6715, 0.4949], "yaxis": "y"}, {"hoverinfo": "text", "marker": {"color": "rgb(0,116,217)"}, "mode": "lines", "type": "scatter", "x": [1332.0, 1332.0, 1418.0, 1418.0], "xaxis": "x", "y": [0.4779, 1.008, 1.008, 0.6715], "yaxis": "y"}, {"hoverinfo": "text", "marker": {"color": "rgb(0,116,217)"}, "mode": "lines", "type": "scatter", "x": [1198.0, 1198.0, 1375.0, 1375.0], "xaxis": "x", "y": [0.6997, 1.25, 1.25, 1.008], "yaxis": "y"}, {"hoverinfo": "text", "marker": {"color": "rgb(0,116,217)"}, "mode": "lines", "type": "scatter", "x": [1135, 1135, 1287.0, 1287.0], "xaxis": "x", "y": [0, 2.218, 2.218, 1.25], "yaxis": "y"}, {"hoverinfo": "text", "marker": {"color": "rgb(0,116,217)"}, "mode": "lines", "type": "scatter", "x": [1081.0, 1081.0, 1211.0, 1211.0], "xaxis": "x", "y": [1.234, 3.556, 3.556, 2.218], "yaxis": "y"}, {"hoverinfo": "text", "marker": {"color": "rgb(0,116,217)"}, "mode": "lines", "type": "scatter", "x": [588.7, 588.7, 1146.0, 1146.0], "xaxis": "x", "y": [2.64, 5.512, 5.512, 3.556], "yaxis": "y"}, {"hoverinfo": "text", "marker": {"color": "rgb(0,116,217)"}, "mode": "lines", "type": "scatter", "x": [67.68, 67.68, 867.3, 867.3], "xaxis": "x", "y": [2.553, 6.504, 6.504, 5.512], "yaxis": "y"}], "layout": {"autosize": false, "height": 500, "hovermode": "closest", "showlegend": false, "width": 800, "xaxis": {"mirror": "allticks", "rangemode": "tozero", "showgrid": false, "showline": true, "showticklabels": true, "tickmode": "array", "ticks": "outside", "ticktext": {"elided": "150 str values"}, "tickvals": {"elided": "150 int values"}, "type": "linear", "zeroline": false}, "yaxis": {"mirror": "allticks", "rangemode": "tozero", "showgrid": false, "showline": true, "showticklabels": true, "ticks": "outside", "type": "linear", "zeroline": false}}}
